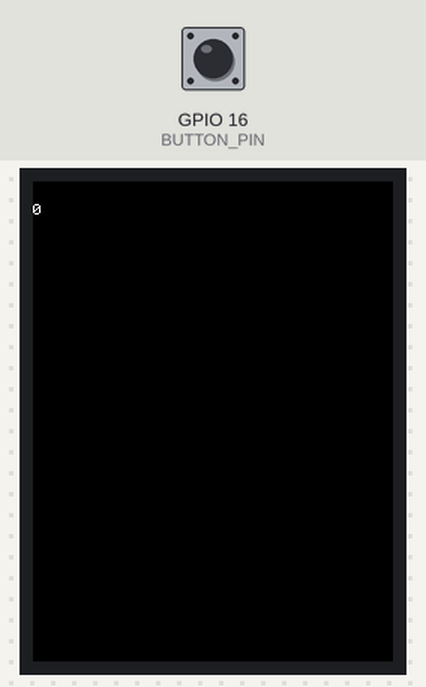
Recording of a sketch running on a simulated ESP32. On the bench: 240×320 colour display. The test bench sets the inputs (shaded band); at power-on: GPIO 16 (BUTTON_PIN) HIGH. What the sketch prints to the serial monitor is not drawn.

Above: at 1.4 s.
1.5 s: GPIO 16 (BUTTON_PIN) pulled LOW for 0.15 s
At 2.2 s:
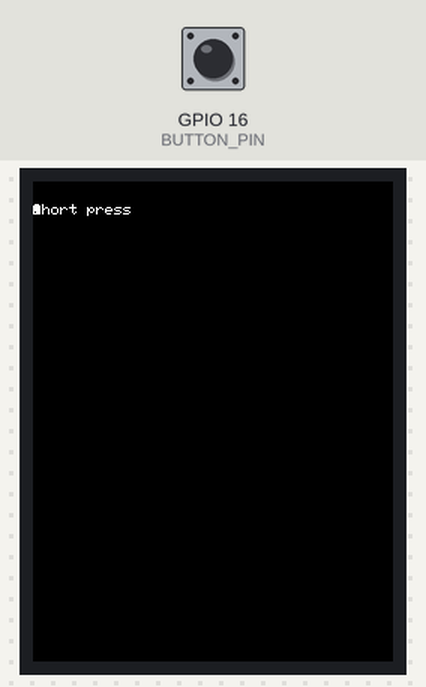
3.1 s: GPIO 16 (BUTTON_PIN) pulled LOW for 3.2 s
Timing chart, 0 to 4.0 s (numbered marks = the images above; inputs shaded):
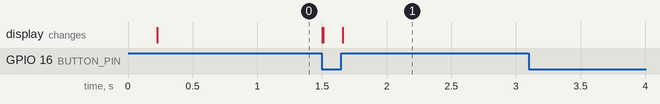

The sketch:

classy.ino
```cpp
#include <SPI.h>
#include <TFT_eSPI.h>
TFT_eSPI tft = TFT_eSPI();

const int BUTTON_PIN = 16;

class Button {
  public:
    uint32_t t_of_state_2;
    uint32_t t_of_button_change;
    uint32_t debounce_time;
    uint32_t long_press_time;
    uint8_t pin;
    uint8_t flag;
    bool button_pressed;
    uint8_t state; // This is public for the sake of convenience
    Button(int p) {
      flag = 0;
      state = 0;
      pin = p;
      t_of_state_2 = millis(); //init
      t_of_button_change = millis(); //init
      debounce_time = 10;
      long_press_time = 1000;
      button_pressed = 0;
    }
    void read() {
      uint8_t button_state = digitalRead(pin);
      button_pressed = !button_state;
    }

    //feel free to use case instead of if-else-if!!
    int update() {
      read();
      flag = 0;
      //feel free to use case instead of if-else-if!!
      if (state == 0) {
        if (button_pressed) {
          state = 1;
          t_of_button_change = millis();
        }
      } else if (state == 1) {
        if (!(button_pressed)) {
          state = 0;
          t_of_button_change = millis();
        }
        else if (millis() - t_of_button_change >= debounce_time) {
          state = 2;
          t_of_state_2 = millis();
        }
      } else if (state == 2) {
        if ((button_pressed) and (millis() - t_of_state_2 >= long_press_time)) {
          state = 3;
        }
        else if (!(button_pressed)) {
          state = 4;
          t_of_button_change = millis();
        }
      } else if (state == 3) {
        if (!(button_pressed)) {
          state = 4;
          t_of_button_change = millis();
        }
      } else if (state == 4) {
        if ((button_pressed) and (millis() - t_of_state_2 < long_press_time)) {
          state = 2;
          t_of_button_change = millis();
        }
        else if ((button_pressed) and (millis() - t_of_state_2 >= long_press_time)) {
          state = 3;
          t_of_button_change = millis();
        }
        else if (!(button_pressed) and (millis() - t_of_button_change >= debounce_time)) {
          state = 0;
          if (millis() - t_of_state_2 >= long_press_time) {
            flag = 2;
          }
          else {
            flag = 1;
          }
        }
      }
      return flag;
    }
};

Button button(BUTTON_PIN);

void setup() {
  Serial.begin(115200);               // Set up serial port
  pinMode(BUTTON_PIN, INPUT_PULLUP);
  tft.init();
  tft.setRotation(2);
  tft.setTextSize(1);
  tft.fillScreen(TFT_BLACK);

}

//delays are used here just for testing purposes!
// do not use delays in production
void loop() {
  tft.setCursor(0, 15, 1);
  uint8_t flag = button.update();
  Serial.println(flag);
  if (flag == 1) {
    tft.print("short press");
    delay(1000);  //bad practice...just for testing!
  } else if (flag == 2) {
    tft.print("long press");
    delay(1000); //bad practice...just for testing!
  } else {
    char temp_message[30];
    sprintf(temp_message, "%u          ", button.state); //for clearing out other messages
    tft.print(temp_message);
    delay(1);  //bad practice...just for testing.
  }
}
```

Measured:
- after the input at 1.5 s, the display: first changes at once (image 1 shows a later state)
